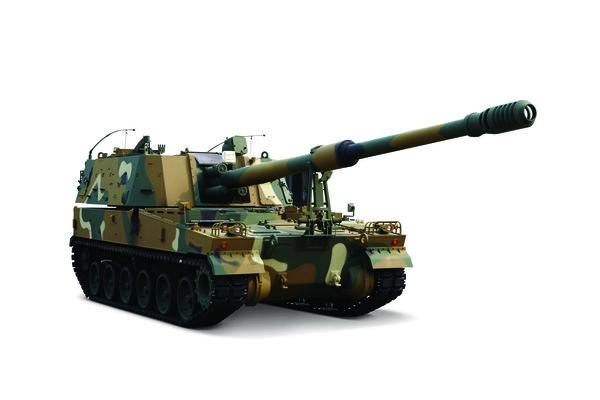
#> input picture reference/99826_112131_1035.jpg, 600 x 400 px
$ python -i reftools.py   (imports and definitions only)
#> lines starting #> are read from the running program, lines starting #| are printed output that depends on the picture; after the words box and inside, x2 and y2 are one past the last pixel; in counts of white or black regions, pixels touching at a corner belong together
"""Helpers for studying a reference image before/while modelling."""
from __future__ import annotations

import numpy as np
from PIL import Image, ImageDraw

from .render import _font


def load_rgb(path: str) -> Image.Image:
    return Image.open(path).convert("RGB")


# [35 lines left out: functions grid_overlay, crop, not called in this run]


def cutout(path: str, *, thr: float = 24.0, shadow: bool = True, keep: str = "largest") -> Image.Image:
    """Removes the background of a reference image -> RGBA (alpha = object mask).

    Images that already have transparency use their alpha. Otherwise the background
    colour is estimated from the border, and only background-like pixels connected to
    the border are removed, so similar colours inside the object survive. shadow=True
    also removes soft grey floor shadows. keep='largest' keeps only the biggest object
    (drops neighbours cut off at the image edge); keep='all' keeps every object."""
#> called with path = '../reference/99826_112131_1035.jpg', thr = 24, shadow = True, keep = 'largest'
    from scipy import ndimage

    src = Image.open(path)
#> src is the input picture: PIL image 600x400 CMYK; mean R, G, B 209.4, 210.5, 207.1
    rgb = np.asarray(src.convert("RGB")).astype(np.float32)
    if src.mode in ("RGBA", "LA", "P") and "A" in src.convert("RGBA").getbands():
        alpha = np.asarray(src.convert("RGBA"))[..., 3]
        if (alpha < 250).mean() > 0.01:              # real transparency present
            fg = alpha > 127
            return _mask_to_rgba(rgb, _keep(fg, keep, ndimage))

    b = 4
    border = np.concatenate([rgb[:b].reshape(-1, 3), rgb[-b:].reshape(-1, 3),
                             rgb[:, :b].reshape(-1, 3), rgb[:, -b:].reshape(-1, 3)])
    bg = np.median(border, axis=0)
#> bg = [255, 255, 255]
    dist = np.linalg.norm(rgb - bg, axis=-1)
    bgish = dist < thr
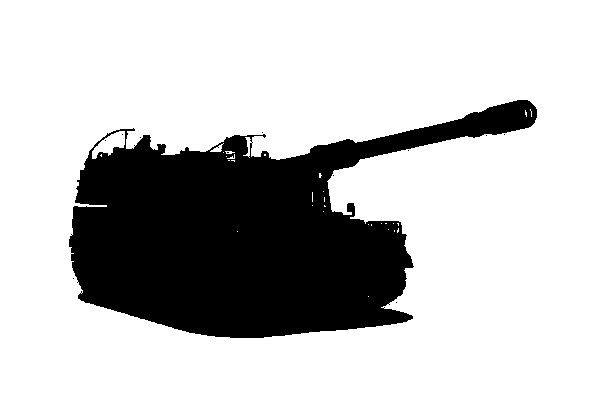
#> bgish: shape (400, 600) bool; 76% white; 12 black regions (11 under 20 px), largest, box (x1, y1, x2, y2) and area: (69, 100, 537, 338) 57582
    if shadow:
        lum, bg_lum = rgb.mean(-1), bg.mean()
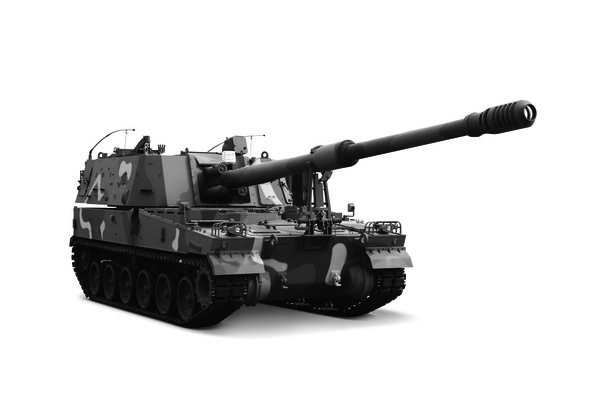
#> lum: shape (400, 600) float32; min 0, max 255, mean 209
#> bg_lum = 255
        chroma, bg_chroma = rgb.max(-1) - rgb.min(-1), bg.max() - bg.min()
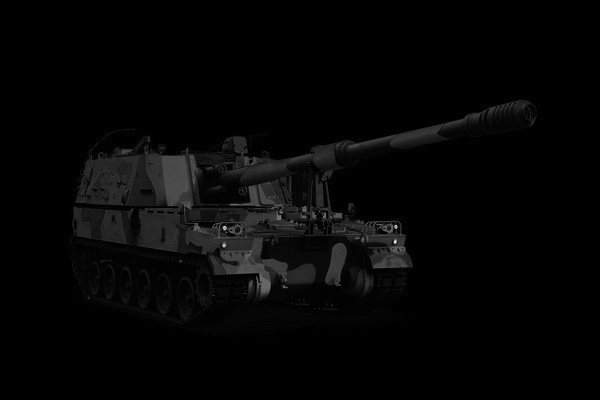
#> chroma: shape (400, 600) float32; min 0, max 240, mean 5.5
#> bg_chroma = 0
        bgish |= ((np.abs(chroma - bg_chroma) < 14) & (lum <= bg_lum + 8) & (lum > bg_lum * 0.55)
                  & (dist < thr * 4))
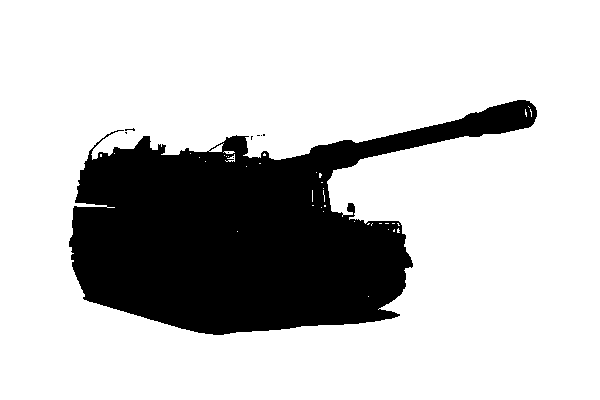
#> bgish: shape (400, 600) bool; 76.8% white; 9 black regions (8 under 20 px), largest, box (x1, y1, x2, y2) and area: (69, 100, 537, 335) 55622
    labels, _ = ndimage.label(bgish)
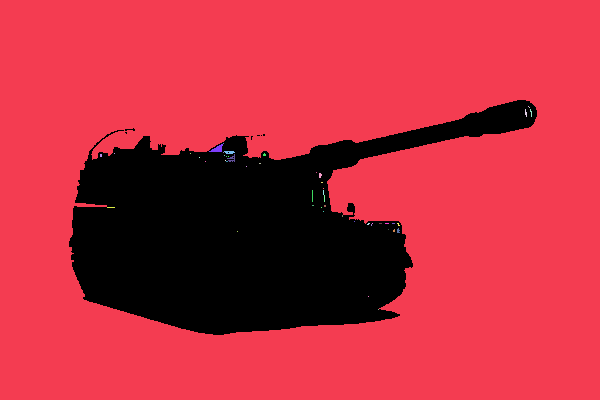
#> labels: shape (400, 600) int32; 51 distinct labels, from 0 to 50; one colour per label, 0 black
    edge = np.unique(np.concatenate([labels[0], labels[-1], labels[:, 0], labels[:, -1]]))
#> edge = [1]
    background = np.isin(labels, edge[edge > 0])
#> background: shape (400, 600) bool; 76.7% white; 7 black regions (6 under 20 px), largest, box (x1, y1, x2, y2) and area: (69, 100, 537, 335) 55889
    # Background-like areas enclosed by the object: a see-through opening (e.g. under an
    # arch, cut off from the outside by a contact shadow) if a good part of it is almost
    # exactly the background colour; otherwise a pale part of the object.
    enclosed = bgish & ~background
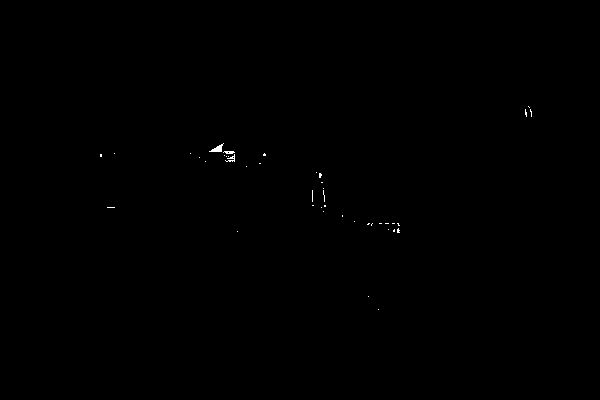
#> enclosed: shape (400, 600) bool; 0.11% white in thin lines or dots, all inside (x1, y1, x2, y2) = (100, 106, 532, 310)
    el, ne = ndimage.label(enclosed)
#> el: shape (400, 600) int32; 50 distinct labels, from 0 to 49
#> ne = 49
    openings = np.zeros_like(enclosed)
    if ne:
        ids = np.arange(1, ne + 1)
#> ids = 49 values from 1 to 49
        size = ndimage.sum(enclosed, el, ids)
#> size = 49 values, max 59 at index 5, min 1 at index 0, mean 5.41
        core = ndimage.mean(dist < 8, el, ids)
#> core = 49 values, max 1 at index 42, min 0 at index 0, mean 0.195
        openings = np.isin(el, ids[(size > enclosed.size * 0.0005) & (core > 0.3)])
#> openings: shape (400, 600) bool; every value is 0
    background |= openings
    # letterbox bars: uniform full-width rows / full-height columns at the image edge
    for axis in (0, 1):
        n = rgb.shape[axis]
        for idx in list(range(min(8, n))) + list(range(n - 1, max(n - 9, -1), -1)):
            line = np.take(rgb, idx, axis=axis)
            if (~np.take(background, idx, axis=axis)).mean() > 0.9 and line.std(axis=0).max() < 12:
                if axis == 0:
                    background[idx] = True
                else:
                    background[:, idx] = True
    fg = ndimage.binary_opening(~background, iterations=1)
#> fg: shape (400, 600) bool; 23.2% white; 6 white regions (4 under 20 px), largest, box (x1, y1, x2, y2) and area: (69, 100, 537, 335) 55717, (347, 203, 355, 213) 63
    small_holes = ndimage.binary_fill_holes(fg) & ~fg & ~openings
    return _mask_to_rgba(rgb, _keep(fg | small_holes, keep, ndimage))


def _keep(fg: np.ndarray, keep: str, ndimage) -> np.ndarray:
#> called with keep = 'largest'
    if keep != "largest" or not fg.any():
        return fg
    labels, n = ndimage.label(fg)
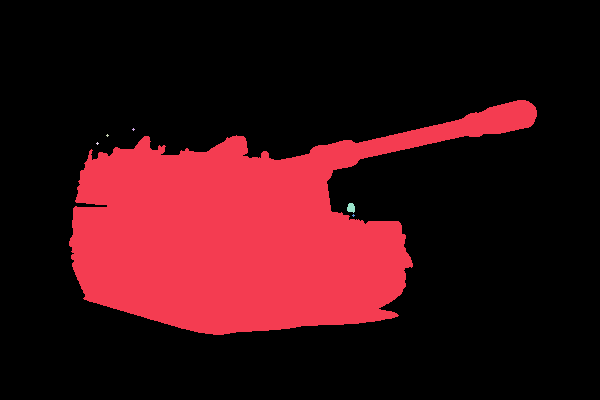
#> labels: shape (400, 600) int32; 7 distinct labels, from 0 to 6; one colour per label, 0 black
#> n = 6
    sizes = ndimage.sum(fg, labels, range(1, n + 1))
#> sizes = [55717, 5, 5, 5, 63, 5]
    return labels == (int(np.argmax(sizes)) + 1)
#> returned value: shape (400, 600) bool; 23.2% white; 1 white region, box (x1, y1, x2, y2) and area: (69, 100, 537, 335) 55717


def _mask_to_rgba(rgb: np.ndarray, fg: np.ndarray) -> Image.Image:
    out = np.dstack([rgb.astype(np.uint8), (fg * 255).astype(np.uint8)])
    return Image.fromarray(out, "RGBA")


# [70 lines left out: functions sample, dominant_colors, quantize, swatches, side_by_side, not called in this run]

>>> result = cutout('../reference/99826_112131_1035.jpg')

$ run again, on reference/0b0c324b-36f8-4af1-8219-fcf075e98c05.png
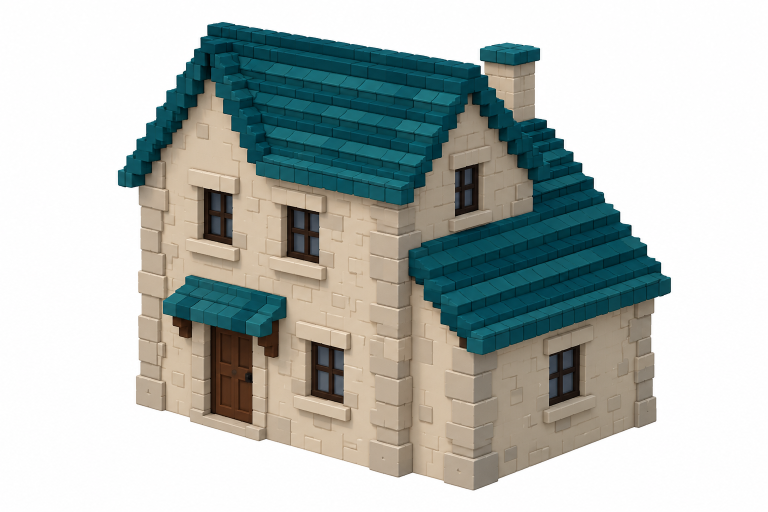
#> input picture reference/0b0c324b-36f8-4af1-8219-fcf075e98c05.png, 1536 x 1024 px (shown at 1/2 size)
#> in cutout, src is the input picture: PIL image 1536x1024 RGB; mean R, G, B 180.9, 187.7, 183.8
#> bg = [254, 254, 254]
#> bg_lum = 254
#> in cutout, `chroma, bg_chroma = rgb.max(-1) - rgb.min(-1), bg.max() - bg.min()`:
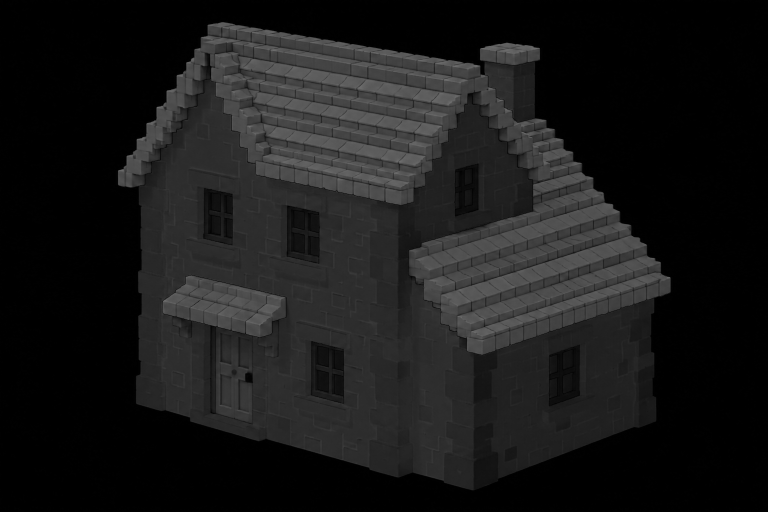
#> chroma: shape (1024, 1536) float32 (shown at 1/2 size); min 0, max 119, mean 24.8
#> bg_chroma = 0
#> in cutout, `bgish |= ((np.abs(chroma - bg_chroma) < 14) & (lum <= bg_lum + 8) & (l..`:
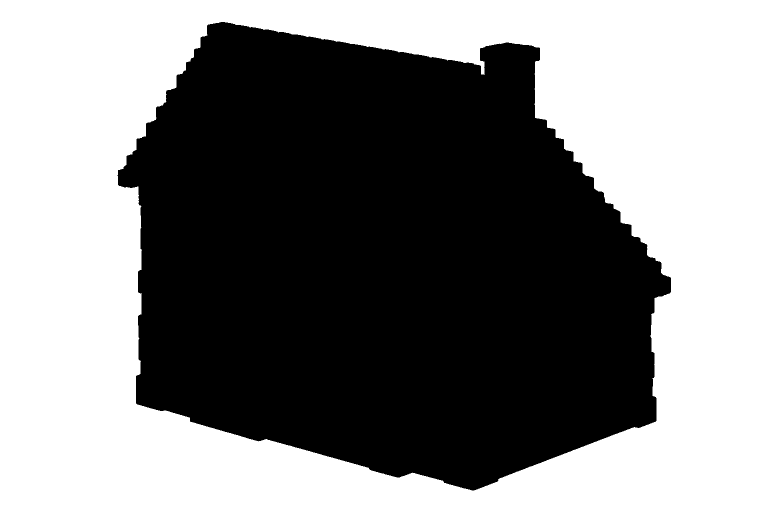
#> bgish: shape (1024, 1536) bool (shown at 1/2 size); 51.2% white; 1 black region, box (x1, y1, x2, y2) and area: (235, 44, 1342, 981) 766775
#> edge = [1]
#> enclosed: shape (1024, 1536) bool; every value is 0
#> el: shape (1024, 1536) int32; every value is 0
#> ne = 0
#> fg: shape (1024, 1536) bool; 48.7% white; 1 white region, box (x1, y1, x2, y2) and area: (235, 44, 1342, 981) 766760
#> in _keep, `labels, n = ndimage.label(fg)`: n = 1
#> sizes = [766760]
